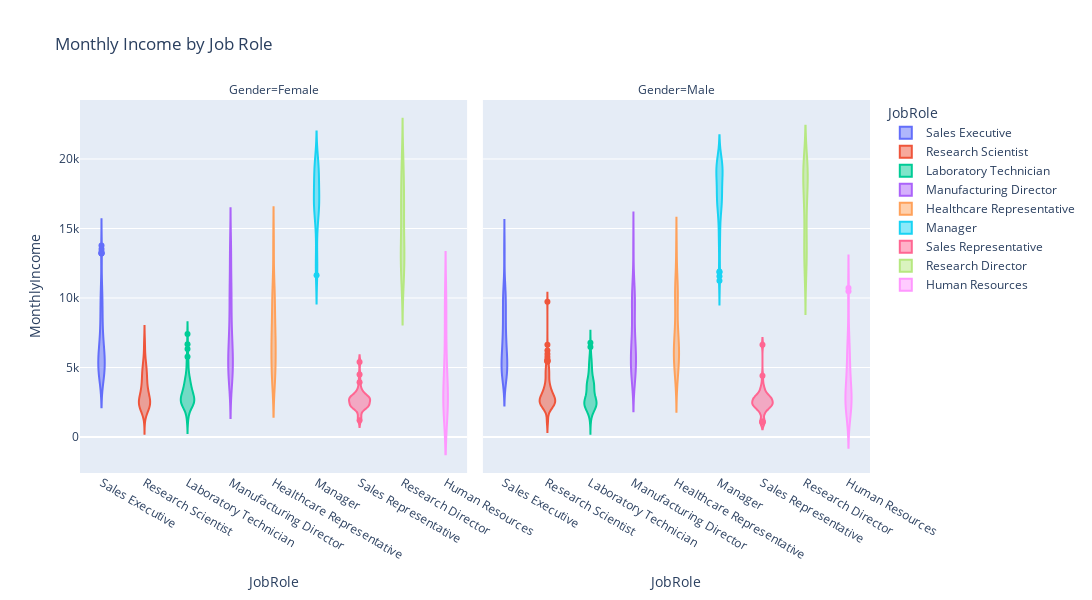

Source (notebook cell):
### Code cell
px.violin(df, x='JobRole', y='MonthlyIncome', color='JobRole',facet_col='Gender',
          title='Monthly Income by Job Role',
          width=1100,height=600)

### Figure 1 — Plotly figure (JSON) as saved in the notebook; plotly's stock layout.template omitted (floating-point values rounded to 4 significant figures; data arrays with more than 128 entries replaced by an {"elided": "..."} marker saying what was removed)
{"data": [{"alignmentgroup": "True", "box": {"visible": false}, "hovertemplate": "JobRole=%{x}<br>Gender=Female<br>MonthlyIncome=%{y}<extra></extra>", "legendgroup": "Sales Executive", "marker": {"color": "#636efa"}, "name": "Sales Executive", "offsetgroup": "Sales Executive", "orientation": "v", "scalegroup": "True", "showlegend": true, "type": "violin", "x": {"elided": "132 str values"}, "x0": " ", "xaxis": "x", "y": {"elided": "132 int values"}, "y0": " ", "yaxis": "y"}, {"alignmentgroup": "True", "box": {"visible": false}, "hovertemplate": "JobRole=%{x}<br>Gender=Male<br>MonthlyIncome=%{y}<extra></extra>", "legendgroup": "Sales Executive", "marker": {"color": "#636efa"}, "name": "Sales Executive", "offsetgroup": "Sales Executive", "orientation": "v", "scalegroup": "True", "showlegend": false, "type": "violin", "x": {"elided": "194 str values"}, "x0": " ", "xaxis": "x2", "y": {"elided": "194 int values"}, "y0": " ", "yaxis": "y2"}, {"alignmentgroup": "True", "box": {"visible": false}, "hovertemplate": "JobRole=%{x}<br>Gender=Female<br>MonthlyIncome=%{y}<extra></extra>", "legendgroup": "Research Scientist", "marker": {"color": "#EF553B"}, "name": "Research Scientist", "offsetgroup": "Research Scientist", "orientation": "v", "scalegroup": "True", "showlegend": true, "type": "violin", "x": ["Research Scientist", "Research Scientist", "Research Scientist", "Research Scientist", "Research Scientist", "Research Scientist", "Research Scientist", "Research Scientist", "Research Scientist", "Research Scientist", "Research Scientist", "Research Scientist", "Research Scientist", "Research Scientist", "Research Scientist", "Research Scientist", "Research Scientist", "Research Scientist", "Research Scientist", "Research Scientist", "Research Scientist", "Research Scientist", "Research Scientist", "Research Scientist", "Research Scientist", "Research Scientist", "Research Scientist", "Research Scientist", "Research Scientist", "Research Scientist", "Research Scientist", "Research Scientist", "Research Scientist", "Research Scientist", "Research Scientist", "Research Scientist", "Research Scientist", "Research Scientist", "Research Scientist", "Research Scientist", "Research Scientist", "Research Scientist", "Research Scientist", "Research Scientist", "Research Scientist", "Research Scientist", "Research Scientist", "Research Scientist", "Research Scientist", "Research Scientist", "Research Scientist", "Research Scientist", "Research Scientist", "Research Scientist", "Research Scientist", "Research Scientist", "Research Scientist", "Research Scientist", "Research Scientist", "Research Scientist", "Research Scientist", "Research Scientist", "Research Scientist", "Research Scientist", "Research Scientist", "Research Scientist", "Research Scientist", "Research Scientist", "Research Scientist", "Research Scientist", "Research Scientist", "Research Scientist", "Research Scientist", "Research Scientist", "Research Scientist", "Research Scientist", "Research Scientist", "Research Scientist", "Research Scientist", "Research Scientist", "Research Scientist", "Research Scientist", "Research Scientist", "Research Scientist", "Research Scientist", "Research Scientist", "Research Scientist", "Research Scientist", "Research Scientist", "Research Scientist", "Research Scientist", "Research Scientist", "Research Scientist", "Research Scientist", "Research Scientist", "Research Scientist", "Research Scientist", "Research Scientist", "Research Scientist", "Research Scientist", "Research Scientist", "Research Scientist", "Research Scientist", "Research Scientist", "Research Scientist", "Research Scientist", "Research Scientist", "Research Scientist", "Research Scientist", "Research Scientist", "Research Scientist", "Research Scientist", "Research Scientist", "Research Scientist"], "x0": " ", "xaxis": "x", "y": [2909, 3919, 2645, 3419, 5329, 4809, 4505, 4963, 2368, 4739, 4317, 2632, 3204, 5605, 3346, 4257, 3929, 2311, 2756, 2279, 2657, 2622, 2911, 3920, 6545, 2115, 3310, 2478, 5055, 5775, 4869, 2543, 2244, 4449, 4556, 2886, 2546, 2187, 2836, 2619, 6322, 2083, 2216, 2342, 3280, 2782, 4381, 2506, 2274, 2553, 2366, 2559, 5175, 2022, 3580, 2693, 2377, 2318, 2404, 3452, 2132, 2600, 2007, 2942, 4615, 3376, 3660, 4508, 2514, 2070, 3291, 4422, 4477, 2168, 4998, 2011, 1859, 3760, 2585, 2994, 2372, 2096, 2029, 5467, 4081, 2394, 1261, 2066, 4084, 5878, 2367, 2061, 2814, 3312, 3936, 3760, 3517, 5433, 2929, 4968, 3445, 2109, 6854, 3591, 1514, 6962, 4774, 2933, 2133, 2432, 2897, 2001, 2977, 3785], "y0": " ", "yaxis": "y"}, {"alignmentgroup": "True", "box": {"visible": false}, "hovertemplate": "JobRole=%{x}<br>Gender=Male<br>MonthlyIncome=%{y}<extra></extra>", "legendgroup": "Research Scientist", "marker": {"color": "#EF553B"}, "name": "Research Scientist", "offsetgroup": "Research Scientist", "orientation": "v", "scalegroup": "True", "showlegend": false, "type": "violin", "x": {"elided": "178 str values"}, "x0": " ", "xaxis": "x2", "y": {"elided": "178 int values"}, "y0": " ", "yaxis": "y2"}, {"alignmentgroup": "True", "box": {"visible": false}, "hovertemplate": "JobRole=%{x}<br>Gender=Female<br>MonthlyIncome=%{y}<extra></extra>", "legendgroup": "Laboratory Technician", "marker": {"color": "#00cc96"}, "name": "Laboratory Technician", "offsetgroup": "Laboratory Technician", "orientation": "v", "scalegroup": "True", "showlegend": true, "type": "violin", "x": ["Laboratory Technician", "Laboratory Technician", "Laboratory Technician", "Laboratory Technician", "Laboratory Technician", "Laboratory Technician", "Laboratory Technician", "Laboratory Technician", "Laboratory Technician", "Laboratory Technician", "Laboratory Technician", "Laboratory Technician", "Laboratory Technician", "Laboratory Technician", "Laboratory Technician", "Laboratory Technician", "Laboratory Technician", "Laboratory Technician", "Laboratory Technician", "Laboratory Technician", "Laboratory Technician", "Laboratory Technician", "Laboratory Technician", "Laboratory Technician", "Laboratory Technician", "Laboratory Technician", "Laboratory Technician", "Laboratory Technician", "Laboratory Technician", "Laboratory Technician", "Laboratory Technician", "Laboratory Technician", "Laboratory Technician", "Laboratory Technician", "Laboratory Technician", "Laboratory Technician", "Laboratory Technician", "Laboratory Technician", "Laboratory Technician", "Laboratory Technician", "Laboratory Technician", "Laboratory Technician", "Laboratory Technician", "Laboratory Technician", "Laboratory Technician", "Laboratory Technician", "Laboratory Technician", "Laboratory Technician", "Laboratory Technician", "Laboratory Technician", "Laboratory Technician", "Laboratory Technician", "Laboratory Technician", "Laboratory Technician", "Laboratory Technician", "Laboratory Technician", "Laboratory Technician", "Laboratory Technician", "Laboratory Technician", "Laboratory Technician", "Laboratory Technician", "Laboratory Technician", "Laboratory Technician", "Laboratory Technician", "Laboratory Technician", "Laboratory Technician", "Laboratory Technician", "Laboratory Technician", "Laboratory Technician", "Laboratory Technician", "Laboratory Technician", "Laboratory Technician", "Laboratory Technician", "Laboratory Technician", "Laboratory Technician", "Laboratory Technician", "Laboratory Technician", "Laboratory Technician", "Laboratory Technician", "Laboratory Technician", "Laboratory Technician", "Laboratory Technician", "Laboratory Technician", "Laboratory Technician", "Laboratory Technician"], "x0": " ", "xaxis": "x", "y": [2670, 4193, 2341, 4011, 4014, 2406, 3038, 2926, 2871, 2835, 4200, 1483, 2288, 4425, 2153, 3212, 2707, 2232, 2593, 5674, 2455, 5257, 2370, 2213, 3452, 3034, 2576, 3448, 2564, 3780, 3755, 2886, 2659, 4364, 3149, 2319, 5231, 2532, 2778, 7403, 2332, 2270, 2811, 2422, 2743, 4025, 1416, 2515, 3131, 2210, 2743, 2625, 4444, 2838, 3339, 4627, 6674, 1611, 5363, 2950, 3629, 3294, 3646, 3673, 3838, 4789, 3180, 2074, 5769, 3211, 2587, 2440, 3306, 2974, 3295, 2468, 3702, 2398, 3377, 2379, 2105, 3978, 1129, 6323, 2837], "y0": " ", "yaxis": "y"}, {"alignmentgroup": "True", "box": {"visible": false}, "hovertemplate": "JobRole=%{x}<br>Gender=Male<br>MonthlyIncome=%{y}<extra></extra>", "legendgroup": "Laboratory Technician", "marker": {"color": "#00cc96"}, "name": "Laboratory Technician", "offsetgroup": "Laboratory Technician", "orientation": "v", "scalegroup": "True", "showlegend": false, "type": "violin", "x": {"elided": "174 str values"}, "x0": " ", "xaxis": "x2", "y": {"elided": "174 int values"}, "y0": " ", "yaxis": "y2"}, {"alignmentgroup": "True", "box": {"visible": false}, "hovertemplate": "JobRole=%{x}<br>Gender=Female<br>MonthlyIncome=%{y}<extra></extra>", "legendgroup": "Manufacturing Director", "marker": {"color": "#ab63fa"}, "name": "Manufacturing Director", "offsetgroup": "Manufacturing Director", "orientation": "v", "scalegroup": "True", "showlegend": true, "type": "violin", "x": ["Manufacturing Director", "Manufacturing Director", "Manufacturing Director", "Manufacturing Director", "Manufacturing Director", "Manufacturing Director", "Manufacturing Director", "Manufacturing Director", "Manufacturing Director", "Manufacturing Director", "Manufacturing Director", "Manufacturing Director", "Manufacturing Director", "Manufacturing Director", "Manufacturing Director", "Manufacturing Director", "Manufacturing Director", "Manufacturing Director", "Manufacturing Director", "Manufacturing Director", "Manufacturing Director", "Manufacturing Director", "Manufacturing Director", "Manufacturing Director", "Manufacturing Director", "Manufacturing Director", "Manufacturing Director", "Manufacturing Director", "Manufacturing Director", "Manufacturing Director", "Manufacturing Director", "Manufacturing Director", "Manufacturing Director", "Manufacturing Director", "Manufacturing Director", "Manufacturing Director", "Manufacturing Director", "Manufacturing Director", "Manufacturing Director", "Manufacturing Director", "Manufacturing Director", "Manufacturing Director", "Manufacturing Director", "Manufacturing Director", "Manufacturing Director", "Manufacturing Director", "Manufacturing Director", "Manufacturing Director", "Manufacturing Director", "Manufacturing Director", "Manufacturing Director", "Manufacturing Director", "Manufacturing Director", "Manufacturing Director", "Manufacturing Director", "Manufacturing Director", "Manufacturing Director", "Manufacturing Director", "Manufacturing Director", "Manufacturing Director", "Manufacturing Director", "Manufacturing Director", "Manufacturing Director", "Manufacturing Director", "Manufacturing Director", "Manufacturing Director", "Manufacturing Director", "Manufacturing Director", "Manufacturing Director", "Manufacturing Director", "Manufacturing Director", "Manufacturing Director"], "x0": " ", "xaxis": "x", "y": [9980, 4011, 4424, 6567, 4450, 5265, 4898, 6397, 8943, 7143, 5258, 4306, 6091, 4810, 5070, 13237, 7491, 6447, 7412, 7861, 5121, 5485, 5980, 5228, 6062, 6162, 6877, 13826, 10685, 4765, 4171, 6725, 4377, 4148, 10739, 5003, 12742, 4227, 13726, 10880, 8858, 7655, 10820, 6474, 10252, 10502, 5410, 4695, 10008, 13142, 13247, 7446, 8376, 10169, 4663, 4877, 10435, 5042, 5770, 7756, 7945, 4374, 6516, 5238, 12965, 9667, 10333, 4788, 5906, 4440, 5131, 13570], "y0": " ", "yaxis": "y"}, {"alignmentgroup": "True", "box": {"visible": false}, "hovertemplate": "JobRole=%{x}<br>Gender=Male<br>MonthlyIncome=%{y}<extra></extra>", "legendgroup": "Manufacturing Director", "marker": {"color": "#ab63fa"}, "name": "Manufacturing Director", "offsetgroup": "Manufacturing Director", "orientation": "v", "scalegroup": "True", "showlegend": false, "type": "violin", "x": ["Manufacturing Director", "Manufacturing Director", "Manufacturing Director", "Manufacturing Director", "Manufacturing Director", "Manufacturing Director", "Manufacturing Director", "Manufacturing Director", "Manufacturing Director", "Manufacturing Director", "Manufacturing Director", "Manufacturing Director", "Manufacturing Director", "Manufacturing Director", "Manufacturing Director", "Manufacturing Director", "Manufacturing Director", "Manufacturing Director", "Manufacturing Director", "Manufacturing Director", "Manufacturing Director", "Manufacturing Director", "Manufacturing Director", "Manufacturing Director", "Manufacturing Director", "Manufacturing Director", "Manufacturing Director", "Manufacturing Director", "Manufacturing Director", "Manufacturing Director", "Manufacturing Director", "Manufacturing Director", "Manufacturing Director", "Manufacturing Director", "Manufacturing Director", "Manufacturing Director", "Manufacturing Director", "Manufacturing Director", "Manufacturing Director", "Manufacturing Director", "Manufacturing Director", "Manufacturing Director", "Manufacturing Director", "Manufacturing Director", "Manufacturing Director", "Manufacturing Director", "Manufacturing Director", "Manufacturing Director", "Manufacturing Director", "Manufacturing Director", "Manufacturing Director", "Manufacturing Director", "Manufacturing Director", "Manufacturing Director", "Manufacturing Director", "Manufacturing Director", "Manufacturing Director", "Manufacturing Director", "Manufacturing Director", "Manufacturing Director", "Manufacturing Director", "Manufacturing Director", "Manufacturing Director", "Manufacturing Director", "Manufacturing Director", "Manufacturing Director", "Manufacturing Director", "Manufacturing Director", "Manufacturing Director", "Manufacturing Director", "Manufacturing Director", "Manufacturing Director", "Manufacturing Director"], "x0": " ", "xaxis": "x2", "y": [9526, 5993, 6162, 6499, 4325, 7260, 4941, 10650, 4319, 6132, 9547, 5916, 6553, 6261, 4298, 6804, 8474, 4345, 5957, 6434, 10048, 5482, 6347, 8095, 6032, 4197, 7969, 10648, 7406, 4262, 9434, 8847, 8793, 4434, 10221, 4775, 10903, 5067, 13973, 10845, 5472, 9957, 10976, 7779, 4033, 5056, 10274, 7379, 10512, 4534, 7898, 13402, 6179, 9362, 9380, 10209, 6549, 4320, 4855, 4724, 5377, 5768, 5206, 5295, 6883, 5762, 4213, 8578, 5151, 9679, 5321, 9936, 6142], "y0": " ", "yaxis": "y2"}, {"alignmentgroup": "True", "box": {"visible": false}, "hovertemplate": "JobRole=%{x}<br>Gender=Female<br>MonthlyIncome=%{y}<extra></extra>", "legendgroup": "Healthcare Representative", "marker": {"color": "#FFA15A"}, "name": "Healthcare Representative", "offsetgroup": "Healthcare Representative", "orientation": "v", "scalegroup": "True", "showlegend": true, "type": "violin", "x": ["Healthcare Representative", "Healthcare Representative", "Healthcare Representative", "Healthcare Representative", "Healthcare Representative", "Healthcare Representative", "Healthcare Representative", "Healthcare Representative", "Healthcare Representative", "Healthcare Representative", "Healthcare Representative", "Healthcare Representative", "Healthcare Representative", "Healthcare Representative", "Healthcare Representative", "Healthcare Representative", "Healthcare Representative", "Healthcare Representative", "Healthcare Representative", "Healthcare Representative", "Healthcare Representative", "Healthcare Representative", "Healthcare Representative", "Healthcare Representative", "Healthcare Representative", "Healthcare Representative", "Healthcare Representative", "Healthcare Representative", "Healthcare Representative", "Healthcare Representative", "Healthcare Representative", "Healthcare Representative", "Healthcare Representative", "Healthcare Representative", "Healthcare Representative", "Healthcare Representative", "Healthcare Representative", "Healthcare Representative", "Healthcare Representative", "Healthcare Representative", "Healthcare Representative", "Healthcare Representative", "Healthcare Representative", "Healthcare Representative", "Healthcare Representative", "Healthcare Representative", "Healthcare Representative", "Healthcare Representative", "Healthcare Representative", "Healthcare Representative", "Healthcare Representative"], "x0": " ", "xaxis": "x", "y": [10248, 10096, 7484, 10312, 13734, 10938, 13964, 9985, 4522, 4523, 6811, 10527, 9824, 4089, 8621, 4553, 7625, 6142, 6811, 5093, 4335, 4244, 5562, 10552, 4014, 5855, 6949, 5488, 10388, 4777, 4107, 8823, 5731, 6812, 7978, 7094, 6377, 6687, 7553, 8606, 9715, 6142, 4148, 8008, 13966, 7879, 8926, 6513, 4448, 6667, 4878], "y0": " ", "yaxis": "y"}, {"alignmentgroup": "True", "box": {"visible": false}, "hovertemplate": "JobRole=%{x}<br>Gender=Male<br>MonthlyIncome=%{y}<extra></extra>", "legendgroup": "Healthcare Representative", "marker": {"color": "#FFA15A"}, "name": "Healthcare Representative", "offsetgroup": "Healthcare Representative", "orientation": "v", "scalegroup": "True", "showlegend": false, "type": "violin", "x": ["Healthcare Representative", "Healthcare Representative", "Healthcare Representative", "Healthcare Representative", "Healthcare Representative", "Healthcare Representative", "Healthcare Representative", "Healthcare Representative", "Healthcare Representative", "Healthcare Representative", "Healthcare Representative", "Healthcare Representative", "Healthcare Representative", "Healthcare Representative", "Healthcare Representative", "Healthcare Representative", "Healthcare Representative", "Healthcare Representative", "Healthcare Representative", "Healthcare Representative", "Healthcare Representative", "Healthcare Representative", "Healthcare Representative", "Healthcare Representative", "Healthcare Representative", "Healthcare Representative", "Healthcare Representative", "Healthcare Representative", "Healthcare Representative", "Healthcare Representative", "Healthcare Representative", "Healthcare Representative", "Healthcare Representative", "Healthcare Representative", "Healthcare Representative", "Healthcare Representative", "Healthcare Representative", "Healthcare Representative", "Healthcare Representative", "Healthcare Representative", "Healthcare Representative", "Healthcare Representative", "Healthcare Representative", "Healthcare Representative", "Healthcare Representative", "Healthcare Representative", "Healthcare Representative", "Healthcare Representative", "Healthcare Representative", "Healthcare Representative", "Healthcare Representative", "Healthcare Representative", "Healthcare Representative", "Healthcare Representative", "Healthcare Representative", "Healthcare Representative", "Healthcare Representative", "Healthcare Representative", "Healthcare Representative", "Healthcare Representative", "Healthcare Representative", "Healthcare Representative", "Healthcare Representative", "Healthcare Representative", "Healthcare Representative", "Healthcare Representative", "Healthcare Representative", "Healthcare Representative", "Healthcare Representative", "Healthcare Representative", "Healthcare Representative", "Healthcare Representative", "Healthcare Representative", "Healthcare Representative", "Healthcare Representative", "Healthcare Representative", "Healthcare Representative", "Healthcare Representative", "Healthcare Representative", "Healthcare Representative"], "x0": " ", "xaxis": "x2", "y": [5237, 6465, 9884, 4152, 13503, 10673, 5163, 9439, 6673, 4876, 9396, 5582, 4000, 13496, 4741, 5745, 5661, 9613, 5660, 6781, 6755, 10496, 6540, 10965, 7632, 9824, 7725, 11103, 6288, 5933, 6586, 4240, 10999, 6385, 8722, 10322, 7119, 7756, 10445, 12169, 5343, 6833, 6623, 13577, 8500, 10920, 10851, 6651, 10466, 4035, 6388, 10124, 4069, 7441, 8853, 5063, 11245, 6842, 5347, 7005, 10883, 10748, 5562, 6294, 5294, 5811, 8321, 5538, 6870, 6384, 5033, 5399, 5373, 5968, 7510, 4617, 8633, 6306, 5689, 9991], "y0": " ", "yaxis": "y2"}, {"alignmentgroup": "True", "box": {"visible": false}, "hovertemplate": "JobRole=%{x}<br>Gender=Female<br>MonthlyIncome=%{y}<extra></extra>", "legendgroup": "Manager", "marker": {"color": "#19d3f3"}, "name": "Manager", "offsetgroup": "Manager", "orientation": "v", "scalegroup": "True", "showlegend": true, "type": "violin", "x": ["Manager", "Manager", "Manager", "Manager", "Manager", "Manager", "Manager", "Manager", "Manager", "Manager", "Manager", "Manager", "Manager", "Manager", "Manager", "Manager", "Manager", "Manager", "Manager", "Manager", "Manager", "Manager", "Manager", "Manager", "Manager", "Manager", "Manager", "Manager", "Manager", "Manager", "Manager", "Manager", "Manager", "Manager", "Manager", "Manager", "Manager", "Manager", "Manager", "Manager", "Manager", "Manager", "Manager", "Manager", "Manager", "Manager", "Manager"], "x0": " ", "xaxis": "x", "y": [15427, 19094, 18947, 14756, 18844, 17328, 11631, 19926, 19033, 13591, 19517, 16064, 16872, 11996, 11878, 12504, 16659, 16555, 19566, 18041, 16835, 16595, 15402, 16752, 16307, 19845, 17650, 19943, 18606, 17048, 17856, 18824, 18789, 18061, 17123, 11916, 19187, 16799, 16032, 16606, 19658, 17426, 15972, 13116, 19392, 17174, 17875], "y0": " ", "yaxis": "y"}, {"alignmentgroup": "True", "box": {"visible": false}, "hovertemplate": "JobRole=%{x}<br>Gender=Male<br>MonthlyIncome=%{y}<extra></extra>", "legendgroup": "Manager", "marker": {"color": "#19d3f3"}, "name": "Manager", "offsetgroup": "Manager", "orientation": "v", "scalegroup": "True", "showlegend": false, "type": "violin", "x": ["Manager", "Manager", "Manager", "Manager", "Manager", "Manager", "Manager", "Manager", "Manager", "Manager", "Manager", "Manager", "Manager", "Manager", "Manager", "Manager", "Manager", "Manager", "Manager", "Manager", "Manager", "Manager", "Manager", "Manager", "Manager", "Manager", "Manager", "Manager", "Manager", "Manager", "Manager", "Manager", "Manager", "Manager", "Manager", "Manager", "Manager", "Manager", "Manager", "Manager", "Manager", "Manager", "Manager", "Manager", "Manager", "Manager", "Manager", "Manager", "Manager", "Manager", "Manager", "Manager", "Manager", "Manager", "Manager"], "x0": " ", "xaxis": "x2", "y": [16959, 17181, 19999, 16792, 19232, 19068, 19202, 19045, 11849, 16015, 17068, 19272, 19197, 14118, 17046, 13610, 11557, 18200, 19513, 19141, 19189, 16856, 19859, 18430, 17924, 17099, 14852, 17444, 18303, 11904, 16756, 17665, 16885, 17465, 18711, 18213, 19847, 19190, 17861, 19717, 14026, 11244, 16437, 19586, 19331, 19613, 17567, 15202, 15379, 19833, 16291, 16823, 19636, 19431, 18880], "y0": " ", "yaxis": "y2"}, {"alignmentgroup": "True", "box": {"visible": false}, "hovertemplate": "JobRole=%{x}<br>Gender=Female<br>MonthlyIncome=%{y}<extra></extra>", "legendgroup": "Sales Representative", "marker": {"color": "#FF6692"}, "name": "Sales Representative", "offsetgroup": "Sales Representative", "orientation": "v", "scalegroup": "True", "showlegend": true, "type": "violin", "x": ["Sales Representative", "Sales Representative", "Sales Representative", "Sales Representative", "Sales Representative", "Sales Representative", "Sales Representative", "Sales Representative", "Sales Representative", "Sales Representative", "Sales Representative", "Sales Representative", "Sales Representative", "Sales Representative", "Sales Representative", "Sales Representative", "Sales Representative", "Sales Representative", "Sales Representative", "Sales Representative", "Sales Representative", "Sales Representative", "Sales Representative", "Sales Representative", "Sales Representative", "Sales Representative", "Sales Representative", "Sales Representative", "Sales Representative", "Sales Representative", "Sales Representative", "Sales Representative", "Sales Representative", "Sales Representative", "Sales Representative", "Sales Representative", "Sales Representative", "Sales Representative"], "x0": " ", "xaxis": "x", "y": [2014, 2231, 2325, 3140, 3931, 2789, 1200, 2174, 2851, 2716, 3202, 2351, 2579, 2572, 2800, 2973, 2044, 3294, 2157, 2342, 2220, 2323, 2827, 2302, 2534, 2785, 1359, 2033, 2430, 1569, 2783, 2655, 4502, 2760, 5405, 3540, 2856, 2966], "y0": " ", "yaxis": "y"}, {"alignmentgroup": "True", "box": {"visible": false}, "hovertemplate": "JobRole=%{x}<br>Gender=Male<br>MonthlyIncome=%{y}<extra></extra>", "legendgroup": "Sales Representative", "marker": {"color": "#FF6692"}, "name": "Sales Representative", "offsetgroup": "Sales Representative", "orientation": "v", "scalegroup": "True", "showlegend": false, "type": "violin", "x": ["Sales Representative", "Sales Representative", "Sales Representative", "Sales Representative", "Sales Representative", "Sales Representative", "Sales Representative", "Sales Representative", "Sales Representative", "Sales Representative", "Sales Representative", "Sales Representative", "Sales Representative", "Sales Representative", "Sales Representative", "Sales Representative", "Sales Representative", "Sales Representative", "Sales Representative", "Sales Representative", "Sales Representative", "Sales Representative", "Sales Representative", "Sales Representative", "Sales Representative", "Sales Representative", "Sales Representative", "Sales Representative", "Sales Representative", "Sales Representative", "Sales Representative", "Sales Representative", "Sales Representative", "Sales Representative", "Sales Representative", "Sales Representative", "Sales Representative", "Sales Representative", "Sales Representative", "Sales Representative", "Sales Representative", "Sales Representative", "Sales Representative", "Sales Representative", "Sales Representative"], "x0": " ", "xaxis": "x2", "y": [3407, 2086, 2683, 2322, 1675, 2306, 2793, 2976, 2610, 2476, 2983, 1878, 2400, 2096, 2033, 3041, 3447, 3875, 2642, 2297, 6632, 2899, 2329, 2413, 2121, 1052, 2791, 2678, 1118, 4400, 2909, 2404, 2308, 2644, 2728, 2275, 2679, 1081, 1091, 2858, 3067, 2269, 3482, 2380, 1790], "y0": " ", "yaxis": "y2"}, {"alignmentgroup": "True", "box": {"visible": false}, "hovertemplate": "JobRole=%{x}<br>Gender=Female<br>MonthlyIncome=%{y}<extra></extra>", "legendgroup": "Research Director", "marker": {"color": "#B6E880"}, "name": "Research Director", "offsetgroup": "Research Director", "orientation": "v", "scalegroup": "True", "showlegend": true, "type": "violin", "x": ["Research Director", "Research Director", "Research Director", "Research Director", "Research Director", "Research Director", "Research Director", "Research Director", "Research Director", "Research Director", "Research Director", "Research Director", "Research Director", "Research Director", "Research Director", "Research Director", "Research Director", "Research Director", "Research Director", "Research Director", "Research Director", "Research Director", "Research Director", "Research Director", "Research Director", "Research Director", "Research Director", "Research Director", "Research Director", "Research Director", "Research Director", "Research Director", "Research Director"], "x0": " ", "xaxis": "x", "y": [11994, 19545, 13458, 18740, 13549, 18172, 13603, 18665, 12061, 15992, 16184, 11159, 11713, 14275, 13582, 11416, 19973, 13499, 13191, 16124, 16880, 17328, 19701, 16422, 17169, 19049, 16413, 13269, 16704, 11031, 11957, 13206, 13744], "y0": " ", "yaxis": "y"}, {"alignmentgroup": "True", "box": {"visible": false}, "hovertemplate": "JobRole=%{x}<br>Gender=Male<br>MonthlyIncome=%{y}<extra></extra>", "legendgroup": "Research Director", "marker": {"color": "#B6E880"}, "name": "Research Director", "offsetgroup": "Research Director", "orientation": "v", "scalegroup": "True", "showlegend": false, "type": "violin", "x": ["Research Director", "Research Director", "Research Director", "Research Director", "Research Director", "Research Director", "Research Director", "Research Director", "Research Director", "Research Director", "Research Director", "Research Director", "Research Director", "Research Director", "Research Director", "Research Director", "Research Director", "Research Director", "Research Director", "Research Director", "Research Director", "Research Director", "Research Director", "Research Director", "Research Director", "Research Director", "Research Director", "Research Director", "Research Director", "Research Director", "Research Director", "Research Director", "Research Director", "Research Director", "Research Director", "Research Director", "Research Director", "Research Director", "Research Director", "Research Director", "Research Director", "Research Director", "Research Director", "Research Director", "Research Director", "Research Director", "Research Director"], "x0": " ", "xaxis": "x2", "y": [13245, 13664, 19537, 18722, 12490, 12185, 13675, 19436, 19144, 17584, 18300, 11510, 14336, 19406, 11935, 17861, 19502, 16627, 14814, 17639, 11691, 19246, 17159, 12808, 17399, 19419, 19237, 19627, 19626, 19081, 17779, 19740, 18265, 14732, 13757, 16598, 17007, 16328, 14411, 17603, 19038, 19328, 13464, 15787, 19665, 13348, 19161], "y0": " ", "yaxis": "y2"}, {"alignmentgroup": "True", "box": {"visible": false}, "hovertemplate": "JobRole=%{x}<br>Gender=Female<br>MonthlyIncome=%{y}<extra></extra>", "legendgroup": "Human Resources", "marker": {"color": "#FF97FF"}, "name": "Human Resources", "offsetgroup": "Human Resources", "orientation": "v", "scalegroup": "True", "showlegend": true, "type": "violin", "x": ["Human Resources", "Human Resources", "Human Resources", "Human Resources", "Human Resources", "Human Resources", "Human Resources", "Human Resources", "Human Resources", "Human Resources", "Human Resources", "Human Resources", "Human Resources", "Human Resources", "Human Resources", "Human Resources"], "x0": " ", "xaxis": "x", "y": [2942, 9950, 2741, 5985, 6389, 5204, 3423, 2109, 2742, 3195, 9756, 2180, 2148, 2863, 2187, 8837], "y0": " ", "yaxis": "y"}, {"alignmentgroup": "True", "box": {"visible": false}, "hovertemplate": "JobRole=%{x}<br>Gender=Male<br>MonthlyIncome=%{y}<extra></extra>", "legendgroup": "Human Resources", "marker": {"color": "#FF97FF"}, "name": "Human Resources", "offsetgroup": "Human Resources", "orientation": "v", "scalegroup": "True", "showlegend": false, "type": "violin", "x": ["Human Resources", "Human Resources", "Human Resources", "Human Resources", "Human Resources", "Human Resources", "Human Resources", "Human Resources", "Human Resources", "Human Resources", "Human Resources", "Human Resources", "Human Resources", "Human Resources", "Human Resources", "Human Resources", "Human Resources", "Human Resources", "Human Resources", "Human Resources", "Human Resources", "Human Resources", "Human Resources", "Human Resources", "Human Resources", "Human Resources", "Human Resources", "Human Resources", "Human Resources", "Human Resources", "Human Resources", "Human Resources", "Human Resources", "Human Resources", "Human Resources", "Human Resources"], "x0": " ", "xaxis": "x2", "y": [5021, 2073, 6347, 2267, 6410, 2696, 2564, 10725, 2143, 3737, 4936, 2342, 2277, 2177, 10482, 2844, 4323, 3600, 6272, 4490, 7988, 2064, 6077, 5743, 1555, 6430, 2145, 3539, 4071, 2592, 2956, 2335, 2706, 2804, 3886, 2991], "y0": " ", "yaxis": "y2"}], "layout": {"annotations": [{"font": {}, "showarrow": false, "text": "Gender=Female", "x": 0.245, "xanchor": "center", "xref": "paper", "y": 1, "yanchor": "bottom", "yref": "paper"}, {"font": {}, "showarrow": false, "text": "Gender=Male", "x": 0.755, "xanchor": "center", "xref": "paper", "y": 1, "yanchor": "bottom", "yref": "paper"}], "height": 600, "legend": {"title": {"text": "JobRole"}, "tracegroupgap": 0}, "title": {"text": "Monthly Income by Job Role"}, "violinmode": "overlay", "width": 1100, "xaxis": {"anchor": "y", "categoryarray": ["Sales Executive", "Research Scientist", "Laboratory Technician", "Manufacturing Director", "Healthcare Representative", "Manager", "Sales Representative", "Research Director", "Human Resources"], "categoryorder": "array", "domain": [0, 0.49], "title": {"text": "JobRole"}}, "xaxis2": {"anchor": "y2", "categoryarray": ["Sales Executive", "Research Scientist", "Laboratory Technician", "Manufacturing Director", "Healthcare Representative", "Manager", "Sales Representative", "Research Director", "Human Resources"], "categoryorder": "array", "domain": [0.51, 1], "matches": "x", "title": {"text": "JobRole"}}, "yaxis": {"anchor": "x", "domain": [0, 1], "title": {"text": "MonthlyIncome"}}, "yaxis2": {"anchor": "x2", "domain": [0, 1], "matches": "y", "showticklabels": false}}}
